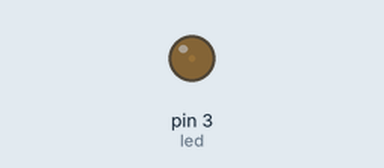
This sketch was run on a simulated Arduino Leonardo, built with avr-gcc and run on an emulated ATmega32U4. Parts: output pins drawn as LEDs (lit = HIGH).

Above: at 0.05 s.
At 0.6 s:
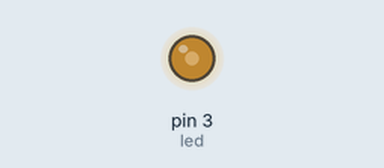
At 1.15 s:
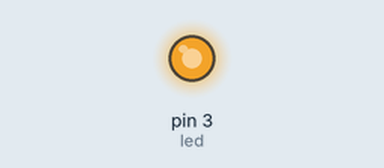
At 2.3 s:
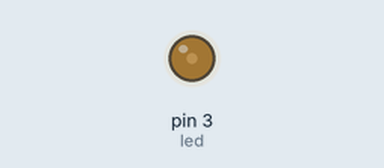
Timing chart, 0 to 5.9 s (numbered marks = the images above):
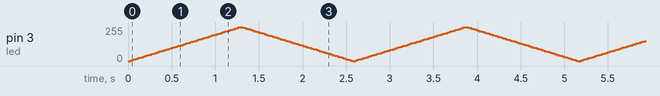

The sketch:

PWM_LED.ino
```cpp
/*

 */

//
int led = 3;

void setup()
{
  // no setup needed
}
// the loop routine runs over and over again forever:
void loop() {
  for (int n = 0; n <= 255 ; n += 6){
    analogWrite(led, n);   // turn the LED on (HIGH is the voltage level)
    delay(30);               // wait for a second
   }
  for ( int n = 255; n >= 0 ;n -= 6){
     analogWrite(led, n);   // turn the LED on (HIGH is the voltage level)
      delay(30);               // wait for a second
    }
  // wait for a second

}
```
